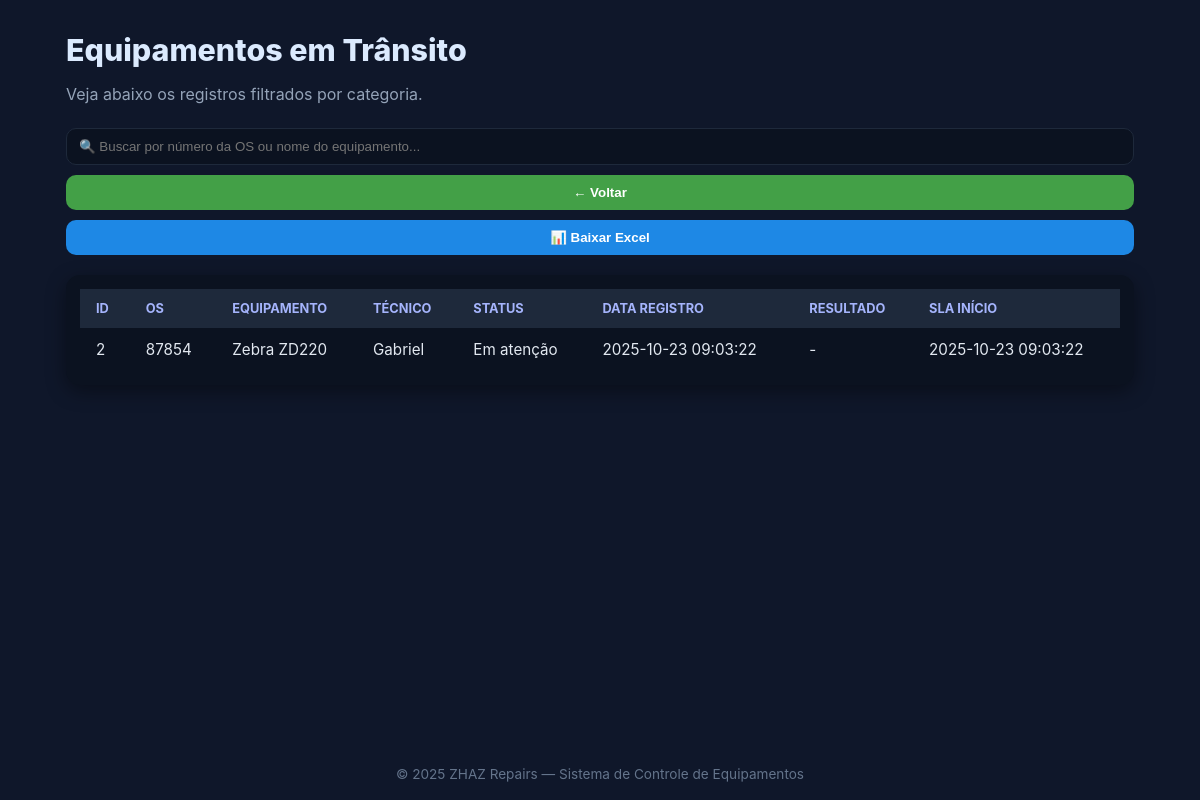
The app's page /detalhes/transito (signed in), older data.
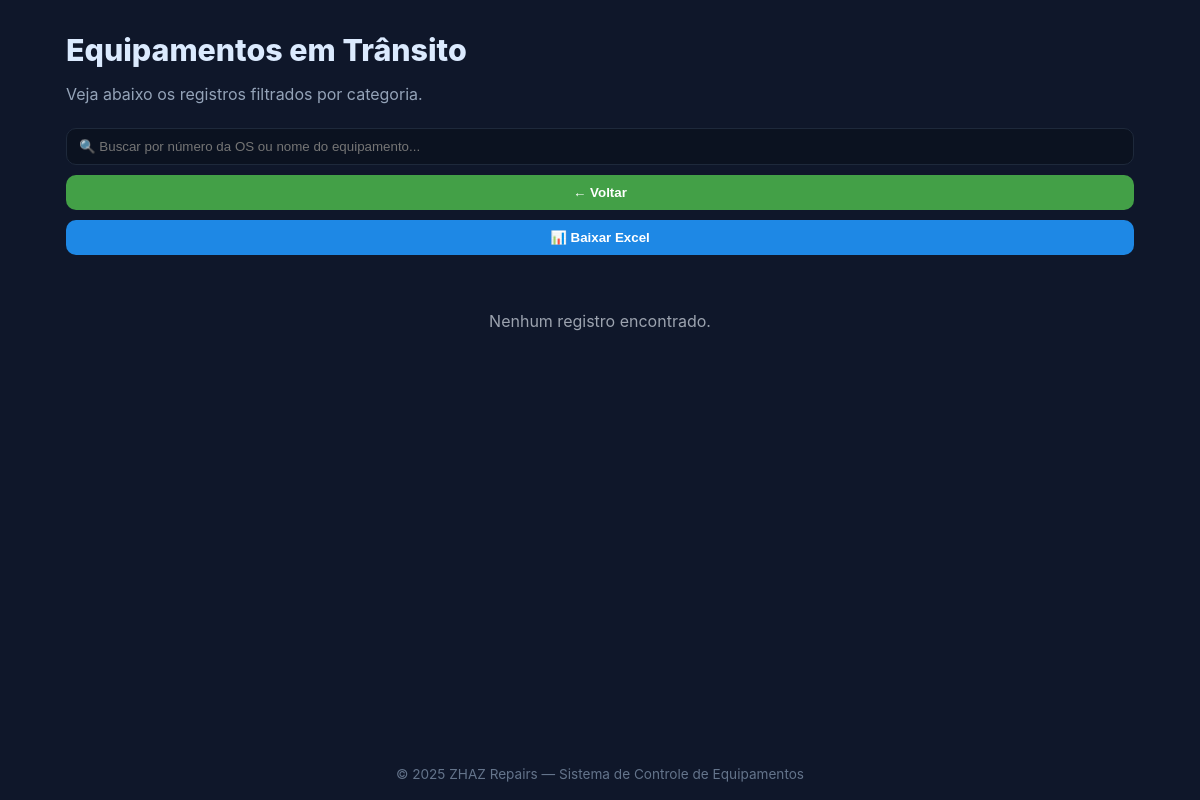
The same page, newer data.
### tables this page shows
CREATE TABLE os(id INTEGER PRIMARY KEY AUTOINCREMENT,os_numero TEXT UNIQUE,equipamento TEXT,defeito TEXT,tecnico_entregou_id INTEGER,status TEXT,data_registro TEXT,sla_inicio TEXT,pego_por_admin_em TEXT,liberado_teste_em TEXT,resultado_em TEXT,resultado TEXT,aguardando_reposicao INTEGER DEFAULT 0);

CREATE TABLE tecnicos(id INTEGER PRIMARY KEY AUTOINCREMENT,nome TEXT, funcao TEXT, email TEXT UNIQUE);

### app.py (the view, shortened to what this page needs)
@app.route('/detalhes/<tipo>')
@require_login
@require_roles('ADMIN','DIRETORIA')
def view_detalhes(tipo):
    con = get_conn()
    cur = con.cursor()
    mapa = {
        "reparadas": ("Reparada", "Equipamentos Reparados"),
        "manutencao": ("Em atenção", "Equipamentos em Manutenção"),
        "transito": ("Em atenção", "Equipamentos em Trânsito"),
        "fase_final": ("Liberada para teste", "Equipamentos em Fase Final"),
        "testes": ("Liberada para teste", "Equipamentos em Testes"),
        "operacional": ("Reparada", "Equipamentos Operacionais"),
        "entradas": (None, "Entradas de Hoje"),
        "saidas": (None, "Saídas de Hoje"),
        "total": (None, "Todos os Equipamentos"),
    }
    filtro, titulo = mapa.get(tipo, (None, "Detalhes"))
    if tipo == "entradas":
        cur.execute("""
            SELECT o.*, t.nome AS tecnico_nome
            FROM os o
            LEFT JOIN tecnicos t ON t.id = o.tecnico_entregou_id
            WHERE date(o.data_registro)=date('now','localtime')
            ORDER BY o.data_registro DESC
        """)
    elif filtro:
        cur.execute("""
            SELECT o.*, t.nome AS tecnico_nome
            FROM os o
            LEFT JOIN tecnicos t ON t.id = o.tecnico_entregou_id
            WHERE o.status LIKE ?
            ORDER BY o.data_registro DESC
        """, (f"%{filtro}%",))
    dados = cur.fetchall()
    con.close()
    return render_template('detalhes.html', dados=dados, titulo=titulo, tipo=tipo)

### app.py (called while the page is built)
def get_conn():
    conn = sqlite3.connect(DB_PATH); conn.row_factory = sqlite3.Row; return conn

### auth_roles.py (called while the page is built)
def require_login(f):
    @wraps(f)
    def w(*a, **k):
        if 'usuario' not in session:
            return redirect('/login')
        return f(*a, **k)
    return w

def require_roles(*roles):
    def deco(f):
        @wraps(f)
        def w(*a, **k):
            papel = (session.get('papel') or '').upper()
            if papel not in roles:
                return ('Acesso negado', 403)
            return f(*a, **k)
        return w
    return deco

### templates/detalhes.html (shortened to what this page needs)
<!DOCTYPE html>
<html lang="pt-br">
<head>
  <link rel="stylesheet" href="{{ url_for('static', filename='style.css') }}">
</head>
<body class="bg">
  <div class="wrap">
    <h1 class="title">{{ titulo }}</h1>
    <p class="subtitle">Veja abaixo os registros filtrados por categoria.</p>
    <div class="actions">
      <input id="busca" placeholder="🔍 Buscar por número da OS ou nome do equipamento..." onkeyup="filtrarTabela()">
      <button onclick="window.history.back()" class="btn btn-voltar">← Voltar</button>
        <button class="btn btn-excel" onclick="baixarExcel()">📊 Baixar Excel</button>
    </div>
    {% if dados %}
    <div class="table-wrapper">
      <table id="tabelaDados">
        <thead>
  <tr>
    <th>ID</th>
    <th>OS</th>
    <th>Equipamento</th>
    <th>Técnico</th>
    <th>Status</th>
    <th>Data Registro</th>
    <th>Resultado</th>
    <th>SLA Início</th>
  </tr>
</thead>
<tbody>
  {% for r in dados %}
  <tr>
    <td>{{ r.id }}</td>
    <td>{{ r.os_numero }}</td>
    <td>{{ r.equipamento }}</td>
    <td>{{ r.tecnico_nome or '—' }}</td>
    <td>{{ r.status }}</td>
    <td>{{ r.data_registro }}</td>
    <td>{{ r.resultado or '-' }}</td>
    <td>{{ r.sla_inicio or '' }}</td>
  </tr>
  {% endfor %}
</tbody>
      </table>
    </div>
    {% else %}
    <div class="empty">Nenhum registro encontrado.</div>
    {% endif %}
  </div>
  <footer>© 2025 ZHAZ Repairs — Sistema de Controle de Equipamentos</footer>
</body>
</html>

Row changes from the older to the newer data that the page shows:
no longer on this page (row edited): os: id "2", os_numero "87854", equipamento "Zebra ZD220", nome "Gabriel", status "Em atenção", data_registro "2025-10-23 09:03:22", resultado "-", sla_inicio "2025-10-23 09:03:22"
Text that changed along with them:
text no longer shown: "ID OS EQUIPAMENTO TÉCNICO STATUS DATA REGISTRO RESULTADO SLA INÍCIO"
text now shown: "Nenhum registro encontrado."
